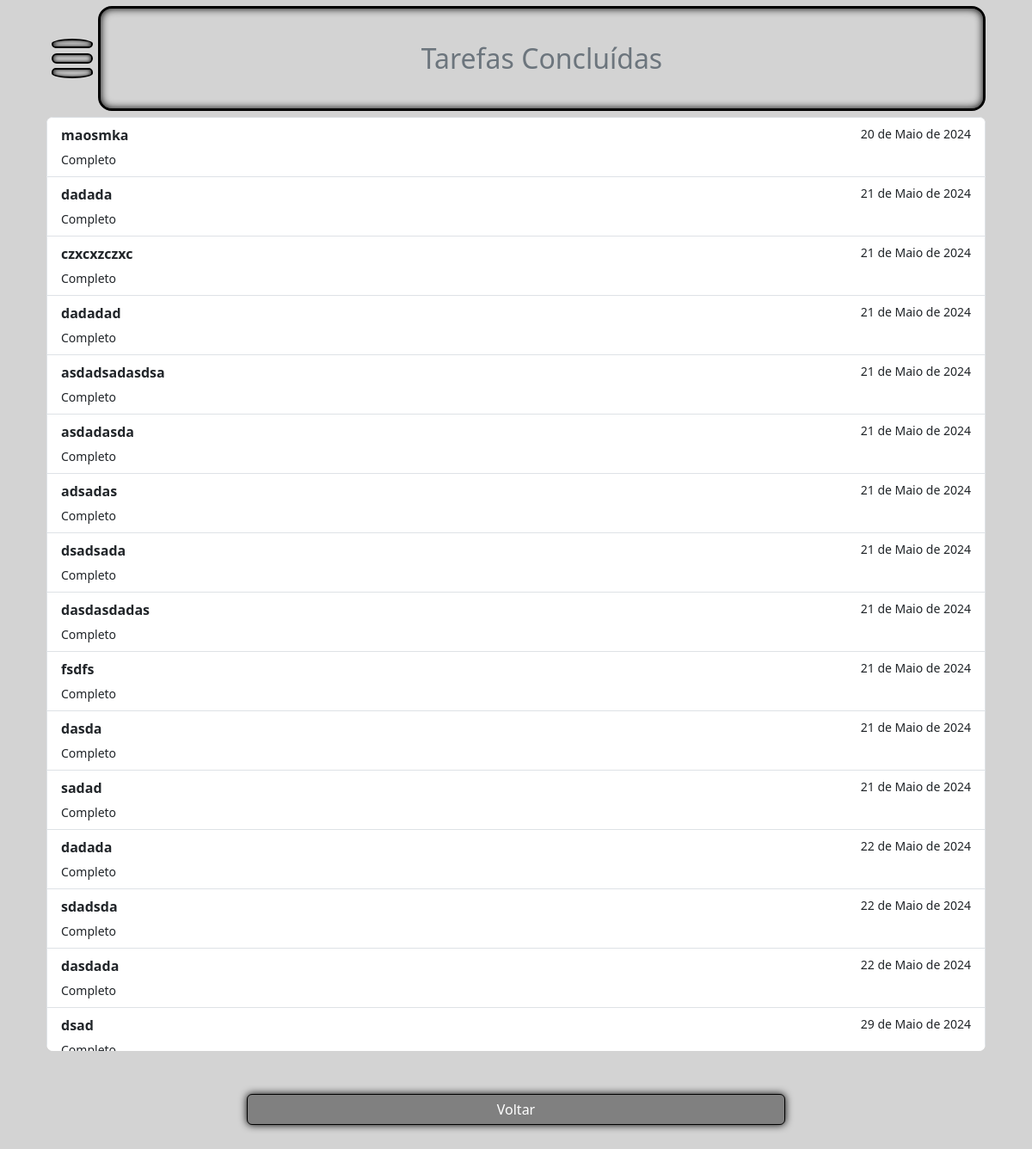
Before: /completed (signed in) with the older database file.
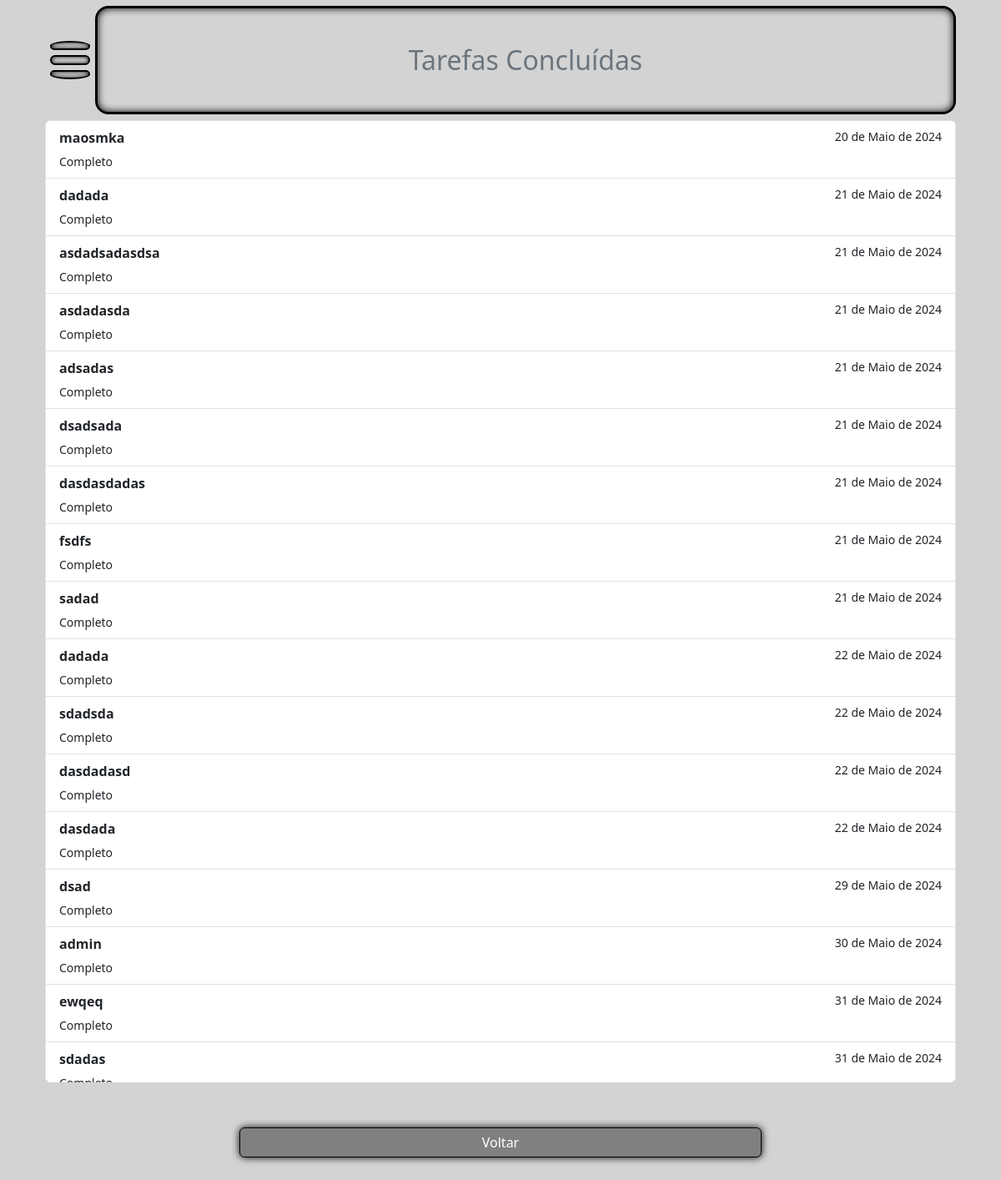
After: the same page with the newer database file.
### tasks/models.py (models this page shows, shortened)
class Tasks(models.Model):
    title = models.CharField(max_length=255)
    completed = models.BooleanField(default=False)
    created_at = models.DateField(auto_now_add=True)
    created_by = models.ForeignKey(User, on_delete=models.CASCADE)

### tasks/views.py (the view, shortened to what this page needs)
# urls.py: path('completed', views.tasks_completed, name='tasks_completed'),
@login_required
def tasks_completed(request):
    if request.method == 'GET':
        user = request.user
        user_id = User.objects.get(username=user).id
        tasks = Tasks.objects.filter(completed=True, created_by=user_id)
        pgn = 'Tarefas Concluídas'
        context = {
            'tasks':tasks,
            'user_id':user_id,
            'pgn':pgn
        }
        return render(request, 'tasks_completed.html', context)

### tasks/templates/tasks_completed.html (shortened to what this page needs)
{% extends "tasks_list.html" %}
{% load static %}
{% block 'novo' %}
    <a href="{% url 'tasks_list' %}" id="voltar" class="btn"
    style="height:100%;width: 60%;margin 10px;">Voltar</a>
{% endblock 'novo' %}

### tasks/templates/tasks_list.html (shortened to what this page needs)
{% extends "index.html" %}
{% load static %}
{% block head %}
<link href="{% static 'css/task_list.css' %}" rel="stylesheet">
{% endblock head %}
{% block 'content' %}
{% include "menu.html" %}
<div class="rounded-3 scroll" style="height:80%;background-color:white;">
    <ul class="list-group">
        {% for task in tasks %}
                <li id="{{task.id}}" class="item list-group-item" onclick="selecionado({{task.id}},'{{pgn}}')" aria-current="true">
                    <div class="d-flex w-100 justify-content-between">
                      <p class="mb-1" style="font-weight: bold;">{{ task.title }}</p>
                      <small>{{ task.created_at }}</small>
                    </div>
                    <small>{% if task.completed == True %}Completo{% else %}Incompleto{% endif %}</small>
                </li>
        {% endfor %}
    </ul>
</div>
<div class="container  d-flex justify-content-center align-items-center" style="height:10%;">
    <div class="container d-flex justify-content-center align-items-center">
        {% block 'novo' %}{% endblock 'novo' %}
    </div>
</div>
{% endblock 'content' %}

Changed rows visible on the page:
removed Tasks: title "czxcxzczxc", created_at "21 de Maio de 2024", completed "Completo"
removed Tasks: title "dadadad", created_at "21 de Maio de 2024", completed "Completo"
removed Tasks: title "dasda", created_at "21 de Maio de 2024", completed "Completo"
now on this page (row edited): Tasks: title "dasdadasd", created_at "22 de Maio de 2024", completed "Completo"
added Tasks: title "admin", created_at "30 de Maio de 2024", completed "Completo"
added Tasks: title "ewqeq", created_at "31 de Maio de 2024", completed "Completo"
added Tasks: title "sdadas", created_at "31 de Maio de 2024", completed "Completo"
